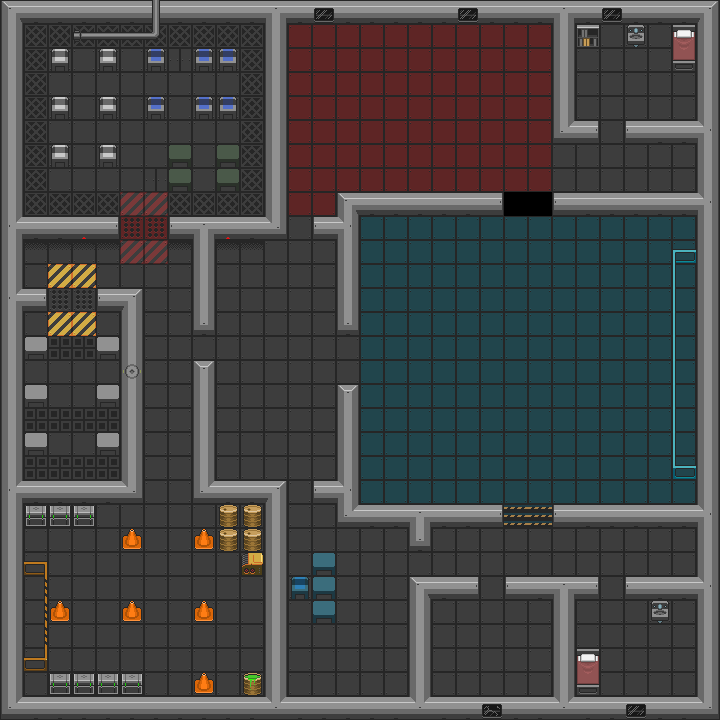

This game map was drawn from its Tiled (.tmx) file and the tilesets committed beside it. A one-line description and the trimmed map source follow:
An orthogonal 30x30 tile map with 24x24 px tiles, 2 tile layers (ground, overlay), 1 hidden layer not drawn and 20 objects (20x item).

<map version="1.9" tiledversion="1.9.0" orientation="orthogonal" renderorder="right-down" width="30" height="30" tilewidth="24" tileheight="24" infinite="0" nextlayerid="5" nextobjectid="25">
 <tileset firstgid="1" name="oryx_16bit_scifi_world_trans" tilewidth="24" tileheight="24" tilecount="1435" columns="35">
  <image source="oryx_16bit_scifi_world_trans.png" width="840" height="984" />
  <tile id="6">
   <properties>
    <property name="blocked" type="bool" value="true" />
   </properties>
  </tile>
  <tile id="7">
   <properties>
    <property name="blocked" type="bool" value="true" />
   </properties>
  </tile>
  <tile id="8">
   <properties>
    <property name="blocked" type="bool" value="true" />
   </properties>
  </tile>
  <tile id="9">
   <properties>
    <property name="blocked" type="bool" value="true" />
   </properties>
  </tile>
  <tile id="10">
   <properties>
    <property name="blocked" type="bool" value="true" />
   </properties>
  </tile>
  <tile id="11">
   <properties>
    <property name="blocked" type="bool" value="true" />
   </properties>
  </tile>
  <tile id="12">
   <properties>
    <property name="blocked" type="bool" value="true" />
   </properties>
  </tile>
  <tile id="13">
   <properties>
    <property name="blocked" type="bool" value="true" />
   </properties>
  </tile>
  <tile id="14">
   <properties>
    <property name="blocked" type="bool" value="true" />
   </properties>
  </tile>
  <tile id="15">
   <properties>
    <property name="blocked" type="bool" value="true" />
   </properties>
  </tile>
  <tile id="16">
   <properties>
    <property name="blocked" type="bool" value="true" />
   </properties>
  </tile>
  <tile id="17">
   <properties>
    <property name="blocked" type="bool" value="true" />
   </properties>
  </tile>
  <tile id="18">
   <properties>
    <property name="blocked" type="bool" value="true" />
   </properties>
  </tile>
  <tile id="19">
   <properties>
    <property name="blocked" type="bool" value="true" />
   </properties>
  </tile>
  <tile id="20">
   <properties>
    <property name="blocked" type="bool" value="true" />
   </properties>
  </tile>
  <tile id="21">
   <properties>
    <property name="blocked" type="bool" value="true" />
   </properties>
  </tile>
  <tile id="57">
   <properties>
    <property name="blocked" type="bool" value="true" />
   </properties>
  </tile>
  <tile id="58">
   <properties>
    <property name="blocked" type="bool" value="true" />
   </properties>
  </tile>
  <tile id="59">
   <properties>
    <property name="blocked" type="bool" value="true" />
   </properties>
  </tile>
  <tile id="60">
   <properties>
    <property name="blocked" type="bool" value="true" />
   </properties>
  </tile>
  <tile id="61">
   <properties>
    <property name="blocked" type="bool" value="true" />
   </properties>
  </tile>
  <tile id="62">
   <properties>
    <property name="blocked" type="bool" value="true" />
   </properties>
  </tile>
  <tile id="63">
   <properties>
    <property name="blocked" type="bool" value="true" />
   </properties>
  </tile>
  <tile id="64">
   <properties>
    <property name="blocked" type="bool" value="true" />
   </properties>
  </tile>
  <tile id="65">
   <properties>
    <property name="blocked" type="bool" value="true" />
   </properties>
  </tile>
  <tile id="175">
   <properties>
    <property name="blocked" type="bool" value="true" />
   </properties>
  </tile>
  <tile id="176">
   <properties>
    <property name="blocked" type="bool" value="true" />
   </properties>
  </tile>
  <tile id="177">
   <properties>
    <property name="blocked" type="bool" value="true" />
   </properties>
  </tile>
  <tile id="178">
   <properties>
    <property name="blocked" type="bool" value="true" />
   </properties>
  </tile>
  <tile id="179">
   <properties>
    <property name="blocked" type="bool" value="true" />
   </properties>
  </tile>
  <tile id="180">
   <properties>
    <property name="blocked" type="bool" value="true" />
   </properties>
  </tile>
  <tile id="181">
   <properties>
    <property name="blocked" type="bool" value="true" />
   </properties>
  </tile>
  <tile id="182">
   <properties>
    <property name="blocked" type="bool" value="true" />
   </properties>
  </tile>
 </tileset>
 <layer id="1" name="ground" width="30" height="30">
  <data>[900 cells, 900 non-empty, 30 distinct tile ids]</data>
 </layer>
 <layer id="4" name="collider_test" width="30" height="30" visible="0">
  <data>[900 cells, 900 non-empty, 2 distinct tile ids]</data>
 </layer>
 <layer id="3" name="overlay" width="30" height="30">
  <data>[900 cells, 82 non-empty, 27 distinct tile ids]</data>
 </layer>
 <objectgroup id="2" name="items">
  <object id="1" name="item_crystal" class="item" x="216" y="96" width="24" height="24">
   <properties>
    <property name="referenceid" value="item_crystal_blue_01" />
   </properties>
  </object>
  <object id="3" name="item_crystal" class="item" x="216" y="48" width="24" height="24">
   <properties>
    <property name="referenceid" value="item_crystal_blue_01" />
   </properties>
  </object>
  <object id="4" name="item_crystal" class="item" x="192" y="96" width="24" height="24">
   <properties>
    <property name="referenceid" value="item_crystal_blue_01" />
   </properties>
  </object>
  <object id="5" name="item_crystal" class="item" x="192" y="48" width="24" height="24">
   <properties>
    <property name="referenceid" value="item_crystal_blue_01" />
   </properties>
  </object>
  <object id="6" name="item_armor" class="item" x="48" y="96" width="24" height="24">
   <properties>
    <property name="referenceid" value="item_armor_armor_03" />
   </properties>
  </object>
  <object id="7" name="item_helm" class="item" x="48" y="144" width="24" height="24">
   <properties>
    <property name="referenceid" value="item_armor_helmet_01" />
   </properties>
  </object>
  <object id="8" name="item_helm" class="item" x="96" y="144" width="24" height="24">
   <properties>
    <property name="referenceid" value="item_armor_helmet_02" />
   </properties>
  </object>
  <object id="10" name="item_armor" class="item" x="48" y="48" width="24" height="24">
   <properties>
    <property name="referenceid" value="item_armor_armor_01" />
   </properties>
  </object>
  <object id="11" name="item_armor" class="item" x="96" y="48" width="24" height="24">
   <properties>
    <property name="referenceid" value="item_armor_armor_02" />
   </properties>
  </object>
  <object id="12" name="item_armor" class="item" x="96" y="96" width="24" height="24">
   <properties>
    <property name="referenceid" value="item_armor_armor_04" />
   </properties>
  </object>
  <object id="15" name="item_trousers" class="item" x="168" y="144" width="24" height="24">
   <properties>
    <property name="referenceid" value="item_armor_trousers_02" />
   </properties>
  </object>
  <object id="16" name="item_gloves" class="item" x="216" y="168" width="24" height="24">
   <properties>
    <property name="referenceid" value="item_armor_gloves_03" />
   </properties>
  </object>
  <object id="17" name="item_gloves" class="item" x="216" y="144" width="24" height="24">
   <properties>
    <property name="referenceid" value="item_armor_gloves_01" />
   </properties>
  </object>
  <object id="18" name="item_trousers" class="item" x="168" y="168" width="24" height="24">
   <properties>
    <property name="referenceid" value="item_armor_trousers_05" />
   </properties>
  </object>
  <object id="19" name="item_pistol" class="item" x="96" y="336" width="24" height="24">
   <properties>
    <property name="referenceid" value="item_weapon_pistol" />
   </properties>
  </object>
  <object id="20" name="item_pistol" class="item" x="96" y="384" width="24" height="24">
   <properties>
    <property name="referenceid" value="item_weapon_pistol" />
   </properties>
  </object>
  </objectgroup>
</map>
<!-- 4 of 20 objects omitted -->